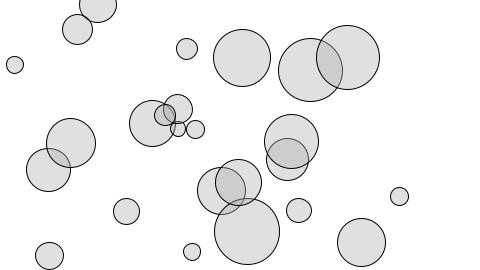
Frame 1 (no input)
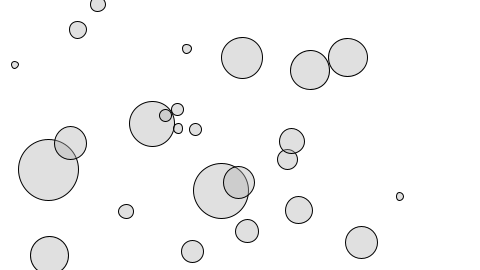
Frame 60 (the mouse pressed at the canvas centre just before this capture)
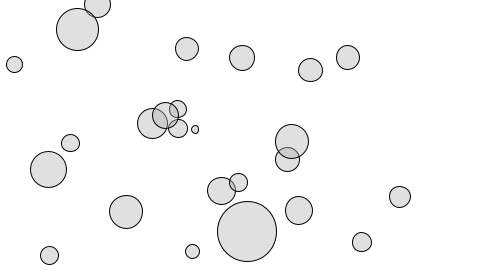
Frame 120 (the mouse held since frame 60 and released just before this capture)

The Processing sketch that drew these frames (run headless with seeded random() and noise(); from frame 60 on, the mouse is pressed at the canvas centre):

// Processing sketch: sketch_13_7_Breathe
// ── sketch_13_7_Breathe.pde
Breather[] breathers = new Breather[25];

void setup() {   
  size(480, 270);  
  // Initialize all objects
  for (int i = 0; i < breathers.length; i++) {
    breathers[i] = new Breather();
  }
}   

void draw() {   
  background(255);  
  // Run all objects
  for (int i = 0; i < breathers.length; i++) {
    breathers[i].breath();
    breathers[i].display();
  }
}   

class Breather {   

  // Location and size
  float x, y;
  float rad;
  // Angle for oscillation
  float theta;  
  float dtheta;

  Breather() { 
    // Initialize variables randomly
    x = random(width);
    y = random(height);  
    rad = random(6, 24);
    theta = random(PI);  
    dtheta = random(0.01, 0.1);
  }   

  // Increment theta
  void breath() {
    theta += dtheta;
  }   

  void display() { 
    // Map size based on sine function  
    float r = rad + rad * (sin(theta) + 1);
    // Display circle
    fill(175, 100);
    stroke(0);
    ellipse(x, y, r, r);
  }
}   
